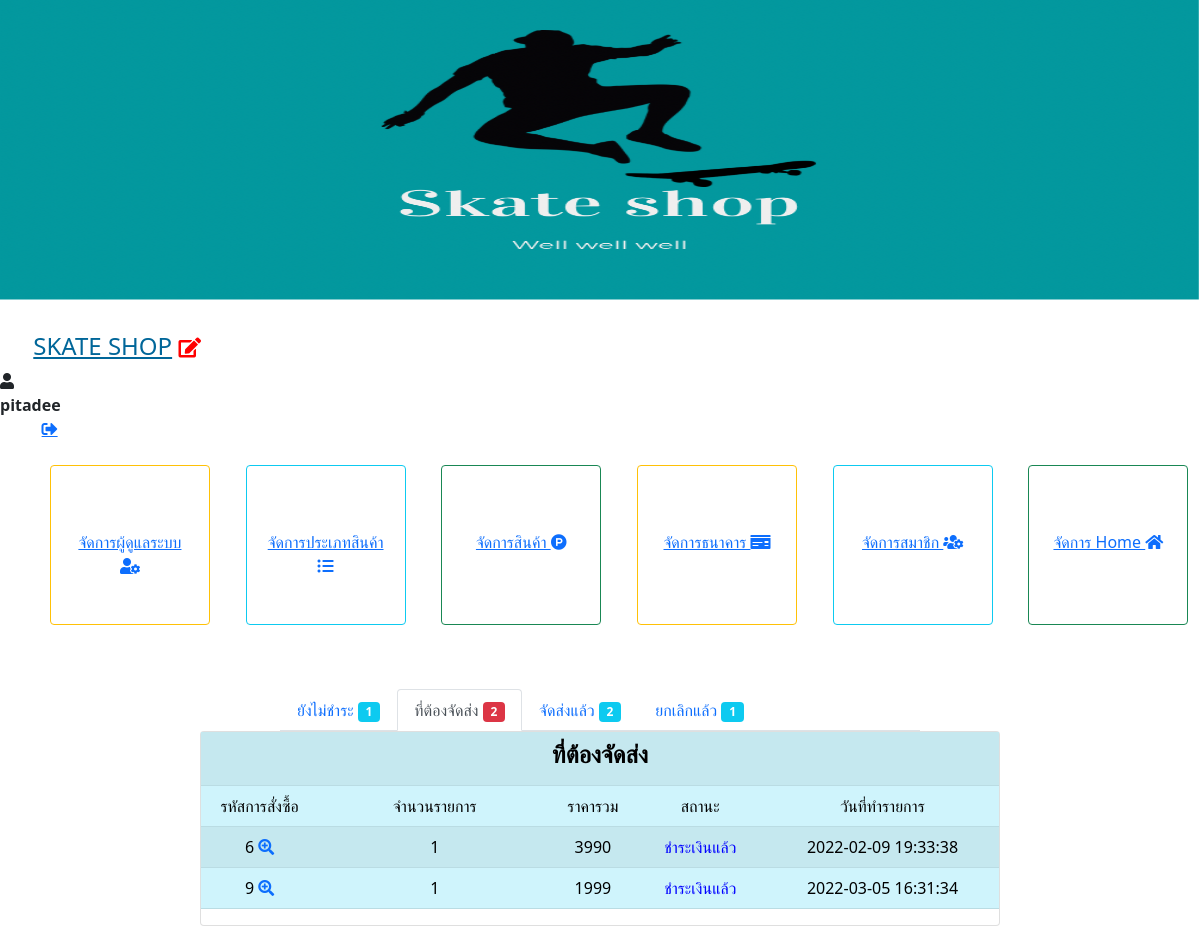
Page /skate-shop/admin/index.php (signed in) on the committed database.
### tables this page shows
CREATE TABLE `shop` (
  `h_id` int(10) NOT NULL,
  `h_name` varchar(100) NOT NULL,
  `g_img` varchar(200) NOT NULL,
  `h_address` varchar(200) DEFAULT NULL,
  `h_tel` varchar(12) DEFAULT NULL,
  `h_fb` varchar(200) DEFAULT NULL,
  `h_ig` varchar(200) DEFAULT NULL
);

CREATE TABLE `order_head` (
  `o_id` int(100) NOT NULL,
  `o_dttm` datetime NOT NULL,
  `o_memberid` int(100) NOT NULL,
  `o_qty` int(100) NOT NULL,
  `h_total` int(100) NOT NULL,
  `o_status` int(1) NOT NULL COMMENT '1=รอชำระเงิน 2=ชำระเงินแล้ว 3=ตรวจสอบเลขems  4=ยกเลิก',
  `b_id` int(2) NOT NULL DEFAULT 0 COMMENT 'bankid',
  `o_img` varchar(200) DEFAULT NULL COMMENT 'สลิปโอนเงิน',
  `o_img_date` date NOT NULL,
  `o_img_total` float(10,2) NOT NULL DEFAULT 0.00,
  `o_ems` varchar(30) DEFAULT NULL,
  `o_ems_date` datetime NOT NULL
);

CREATE TABLE `order_detail` (
  `d_id` int(100) NOT NULL,
  `o_id` int(100) NOT NULL,
  `p_id` int(100) NOT NULL,
  `d_memberid` int(100) NOT NULL,
  `d_qty` int(100) NOT NULL,
  `d_subtotal` int(100) NOT NULL,
  `o_total` int(100) NOT NULL,
  `d_dttm` datetime NOT NULL
);

### skate-shop/admin/h.php (called while the page is built, shortened)
<?php session_start();
  $a_user = $_SESSION['a_user'];
?>

### skate-shop/admin/orderadd.php (the view, shortened to what this page needs)
<!DOCTYPE html>
<html>
<head>
  <link href="https://cdn.jsdelivr.net/npm/bootstrap@5.0.2/dist/css/bootstrap.min.css" rel="stylesheet">
</head>
  <body>
  <?php include('h.php');
      include('datatable.php');
      ?>
      <br></br>
      <?php
                include('condb.php');
                $query2 = "SELECT * FROM order_head AS h
                INNER JOIN member  AS m
                ON h.o_memberid = m.member_id
                INNER JOIN order_detail  as d
                ON h.o_id = d.o_id
                AND h.o_status = 2
                GROUP BY d.o_id ASC" or die("Error:" . mysqli_error());
                $result2 = mysqli_query($con, $query2);
                $status1="SELECT o_status, COUNT(o_id) as s1total FROM order_head WHERE o_status=1 GROUP BY o_status";
                $rs1=mysqli_query($con,$status1);
                $rows1=mysqli_fetch_array($rs1);
                $status2="SELECT o_status, COUNT(o_id) as s2total FROM order_head WHERE o_status=2 GROUP BY o_status";
                $rs2=mysqli_query($con,$status2);
                $rows2=mysqli_fetch_array($rs2);
                $status3="SELECT o_status, COUNT(o_id) as s3total FROM order_head WHERE o_status=3 GROUP BY o_status";
                $rs3=mysqli_query($con,$status3);
                $rows3=mysqli_fetch_array($rs3);
                $status4="SELECT o_status, COUNT(o_id) as s4total FROM order_head WHERE o_status=4 GROUP BY o_status";
                $rs4=mysqli_query($con,$status4);
                $rows4=mysqli_fetch_array($rs4);
 ?>
      <div class="col-md-10">
 <nav style="width: 40rem;">
 <div class="nav nav-tabs " id="nav-tab" role="tablist">
   <button class="nav-link " id="nav-profile-tab" data-bs-toggle="tab" data-bs-target="#pay" type="button" role="tab" aria-controls="nav-home" aria-selected="true">ยังไม่ชำระ
    <span class="badge bg-info"><?php echo $rows1['s1total']; ?></span>
   </button>
   <button class="nav-link active" id="nav-home-tab" data-bs-toggle="tab" data-bs-target="#checkbill" type="button" role="tab" aria-controls="nav-profile" aria-selected="false">ที่ต้องจัดส่ง
    <span class="badge bg-danger"><?php echo $rows2['s2total']; ?></span>
   </button>
   <button class="nav-link" id="nav-contact-tab" data-bs-toggle="tab" data-bs-target="#delivery" type="button" role="tab" aria-controls="nav-contact" aria-selected="false">จัดส่งแล้ว
    <span class="badge bg-info"><?php echo $rows3['s3total']; ?></span>
   </button>
   <button class="nav-link" id="nav-contact-tab" data-bs-toggle="tab" data-bs-target="#cancel" type="button" role="tab" aria-controls="nav-cancel" aria-selected="false">ยกเลิกแล้ว
    <span class="badge bg-info"><?php echo $rows4['s4total']; ?></span>
   </button>
 </div>
</nav>
<div class="tab-content" id="nav-tabContent">
 <div class="tab-pane fade show active" id="checkbill" role="tabpanel" aria-labelledby="nav-profile-tab">
 <div class="card" style="width: 50rem;">
     <table class="table table-hover table-info table-striped" width="100" border="0"  class="square">
           <tr>
               <td width="100" colspan="8" bgcolor="#FFDDBB" align="center">
                   <strong><h4>ที่ต้องจัดส่ง</strong>
               </td>
           </tr>
           <tr>
               <td align="center" bgcolor="#F9D5E3">รหัสการสั่งซื้อ</td>
               <td align="center" bgcolor="#F9D5E3">จำนวนรายการ</td>
               <td align="center" bgcolor="#F9D5E3">ราคารวม</td>
               <td align="center" bgcolor="#F9D5E3">สถานะ</td>
               <td align="center" bgcolor="#F9D5E3">วันที่ทำรายการ</td>
           </tr>
           <?php foreach ($result2 as $row_pro2) { ?>
         <tr>
           <td width="5%" align="center"><?php echo $row_pro2['o_id']; ?> <a href="orderadd_track.php?id=<?php echo $row_pro2['o_id']; ?>" ><i class="fas fa-search-plus"></i></a></td>
           <td width="10%" align="center"><?php echo $row_pro2['o_qty']; ?></td>
           <td width="2%" align="center"><?php echo $row_pro2['h_total']; ?></td>
           <td width="5%" align="center" style="color:blue">ชำระเงินแล้ว</td>
           <td width="10%" align="center" ><?php echo $row_pro2['o_dttm']; ?></td>
         </tr>
         <?php } ?>
     </table>
       </div>
 </div>
</div>
</div>
  </body>
</html>

### skate-shop/admin/header.php (shortened to what this page needs)
<html lang="en">
<head>
    <?php include('h.php');
      ?>
       <?php include('h2.php');
      ?>
</head>
<?php
      $query_product = "SELECT * FROM shop ";
      $result_pro =mysqli_query($con, $query_product) or die ("Error in query: $query_product " . mysqli_error());
      $row_pro = mysqli_fetch_array($result_pro);
      ?>
<body>
<div class="row">
<img src="g_img/<?php echo $row_pro['g_img']; ?>" width="100%" height="300">
    <div class="col-10">
        <a  href="index.php"  align="center" class="card-title" style="color:#069;"><h4 ><?php echo $row_pro["h_name"];?></a>
        <a  class="navbar-brand" href="about_store_edit_db.php" data-bs-toggle="modal" data-bs-target="#edit" data-bs-whatever="@mdo">
          <i style="color:red;"class="fas fa-edit"></i>
        </a>
      </div>&nbsp;&nbsp;&nbsp;&nbsp;&nbsp;&nbsp;&nbsp;&nbsp;&nbsp;&nbsp;&nbsp;&nbsp;&nbsp;&nbsp;&nbsp;&nbsp;&nbsp;
      <div class="col-1">
        <div class="icons">
            <i class="fas fa-user"></i><b style="color:#212529"> <?php echo $a_user; ?></b>
            <a href="../logout.php" class="fas fa-sign-out-alt" onclick="return confirm('คุณต้องการออกจากระบบหรือไม่?')"></a>
        </div>
      </div>
</div>
<br>
<div class="row">
  <div class="col-sm">
<div class="card border-warning text-center" style="height: 10rem; width: 10rem;" >
  <div class="card-body">
    <br><br>
  <a href="admin_list.php">จัดการผู้ดูแลระบบ
     <i class="fas fa-user-cog"></i>
  </a>
  </div>
</div>
</div>
<div class="col-sm">
<div class="card border-info text-center" style="height: 10rem; width: 10rem;" >
  <div class="card-body ">
    <br><br>
    <a href="type_list.php">จัดการประเภทสินค้า   <i class="fas fa-list-ul"></i></a>
  </div>
</div>
</div>
<div class="col-sm">
<div class="card border-success text-center" style="height: 10rem; width: 10rem;" >
  <div class="card-body">
    <br><br>
    <a href="product_list.php">จัดการสินค้า   <i class="fab fa-product-hunt"></i></a>
  </div>
</div>
</div>
<div class="col-sm">
<div class="card border-warning text-center" style="height: 10rem; width: 10rem;" >
  <div class="card-body">
    <br><br>
    <a href="bank_list.php">จัดการธนาคาร  <i class="fas fa-money-check"></i></a>
  </div>
</div>
</div>
<div class="col-sm">
<div class="card border-info text-center" style="height: 10rem; width: 10rem;" >
  <div class="card-body">
    <br><br>
    <a href="member_list.php">จัดการสมาชิก  <i class="fas fa-users-cog"></i></a>
  </div>
</div>
</div>
<div class="col-sm">
<div class="card border-success text-center" style="height: 10rem; width: 10rem;" >
  <div class="card-body">
    <br><br>
    <a href="about_store.php">จัดการ Home  <i class="fas fa-home"></i></a>
  </div>
</div>
</div>
</div>
</body>
</html>

### rows in the picture
shop: g_img (picture), h_name "SKATE SHOP"
order_head: order_detail.o_id "6", o_qty "1", h_total "3990", o_dttm "2022-02-09 19:33:38"
order_head: order_detail.o_id "9", o_qty "1", h_total "1999", o_dttm "2022-03-05 16:31:34"

### other values in the picture
$a_user "pitadee"
$rows1['s1total'] "1"
$rows2['s2total'] "2"
$rows3['s3total'] "2"
$rows4['s4total'] "1"
